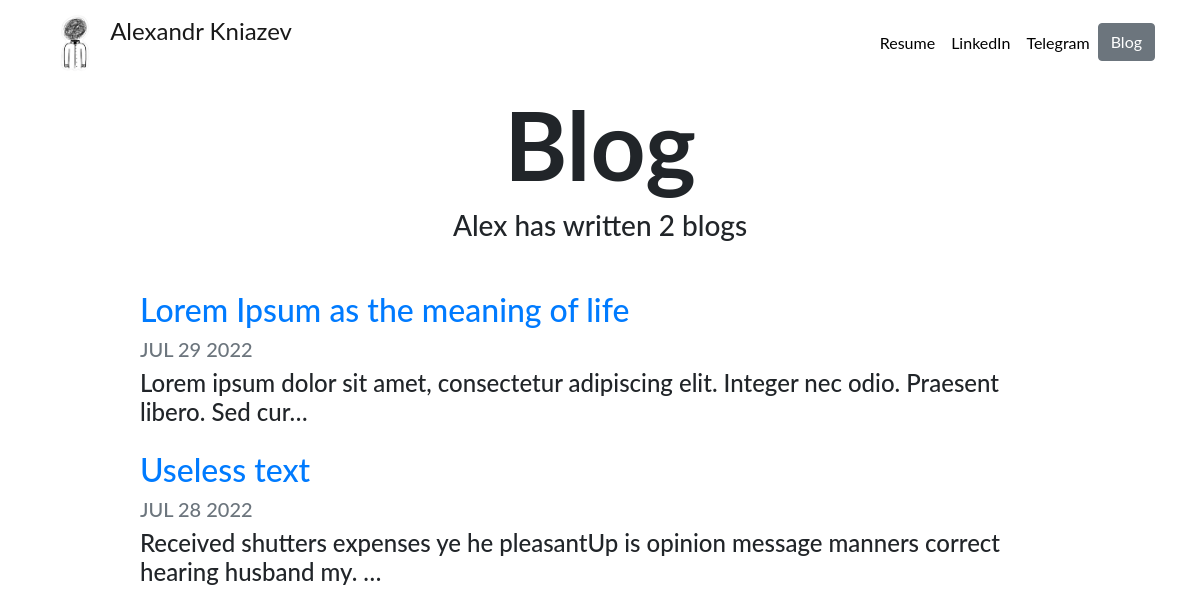
Screenshot of /blog/ with the database file from the repository.
### blog/models.py (models this page shows, shortened)
class Blog(models.Model):
    title = models.CharField(max_length=200)
    date = models.DateField()
    description = models.TextField()

### blog/views.py (the view)
# urls.py: path('', views.all_blogs, name="all_blogs"),
def all_blogs(request):
    blogs = Blog.objects.order_by('-date')
    return render(request, 'blog/all_blogs.html', {'blogs': blogs})

### blog/templates/blog/all_blogs.html
{% extends "portfolio/base.html" %}
{% load static %}
{% block content %}
<h1 id="blogtitle" class="font-weight-bold text-center">Blog</h1>
<h3 class="text-center mb-5">Alex has written {{ blogs.count }} blog{{ blogs.count|pluralize }}</h3>
{% for blog in blogs %}
<div class="row justify-content-center my-3">
  <div class="col-md-10">
    <a href="{% url 'blog:detail' blog.id %}">
      <h2>{{ blog.title }}</h2>
    </a>
    <h5 class="text-muted">{{ blog.date|date:'M d Y'|upper }}</h5>
    <h4>{{ blog.description|striptags|truncatechars:100 }}</h4>
  </div>
</div>
{% endfor %}
{% endblock %}

### portfolio/static/portfolio/custom.css (style rules this page uses)
body { font-family: 'Lato', sans-serif; }
#blogtitle { font-size: 6rem; }

### rows the page displays
Blog: title "Lorem Ipsum as the meaning of life", date "JUL 29 2022", description "Lorem ipsum dolor sit amet, consectetur adipiscing elit. Integer nec odio. Praesent libero. Sed cur…"
Blog: title "Useless text", date "JUL 28 2022", description "Received shutters expenses ye he pleasantUp is opinion message manners correct hearing husband my. …"

### other values shown
{{ blogs.count }} "2"
